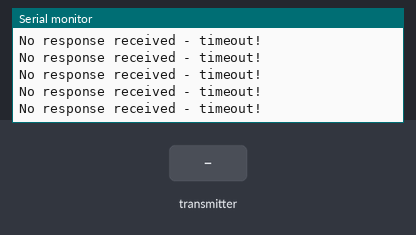
Simulated run of this sketch. Board: Arduino Uno, built with avr-gcc and run on an emulated ATmega328P. Shown: the last lines printed to the serial monitor. The inputs (shaded band) are chosen by the test bench. No radio packets arrive unless stated.

Above: at 1.2 s.
1.3 s: the transmitter starts sending dataRx = 0
At 1.37 s:
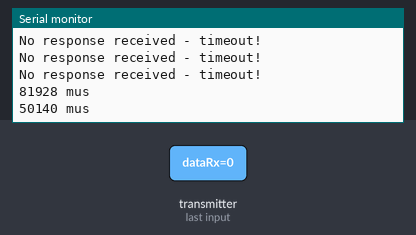
2.8 s: the transmitter starts sending dataRx = 64
At 2.82 s:
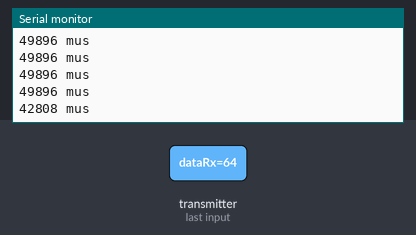
Timing chart, 0 to 5.8 s (numbered marks = the images above; inputs shaded):
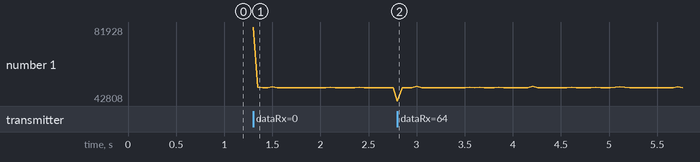

Measured:
- after the input at 1.3 s, the serial monitor: prints a new line at once (image 1)
- after the input at 2.8 s, the serial monitor: prints a new line at once (image 2)

The sketch:

sender.ino
```cpp
#include "Arduino.h"
#include <SPI.h>
#include <RF24.h>

RF24 radio(7, 8);
byte addresses[][6] = {"1Node", "2Node"};

void setup() {
  Serial.begin(9600);
  Serial.println("TRANSMITTERDE CODE");
  radio.begin();
  radio.setPALevel(RF24_PA_MIN);
  radio.setDataRate(RF24_2MBPS);
  radio.setChannel(122);
  radio.openWritingPipe(addresses[1]);
  radio.openReadingPipe(1, addresses[0]);
  randomSeed(analogRead(A0));
}

void loop() {

  char data = "REQ";
  radio.stopListening();

  unsigned long previousMillis=0;
  unsigned long currentMillis;
  currentMillis = micros();


  if (!radio.write( &data, sizeof(unsigned char) )) {
    Serial.println("No acknowledgement of transmission - receiving radio device connected?");
  }
  radio.startListening();
  unsigned long started_waiting_at = millis();
  while ( ! radio.available() ) {
    if (millis() - started_waiting_at > 200 ) {
      Serial.println("No response received - timeout!");
      return;
    }
  }
  unsigned char dataRx;
  radio.read( &dataRx, sizeof(unsigned char) );

  Serial.print(micros()- currentMillis);
  Serial.println(" mus");


}
```
